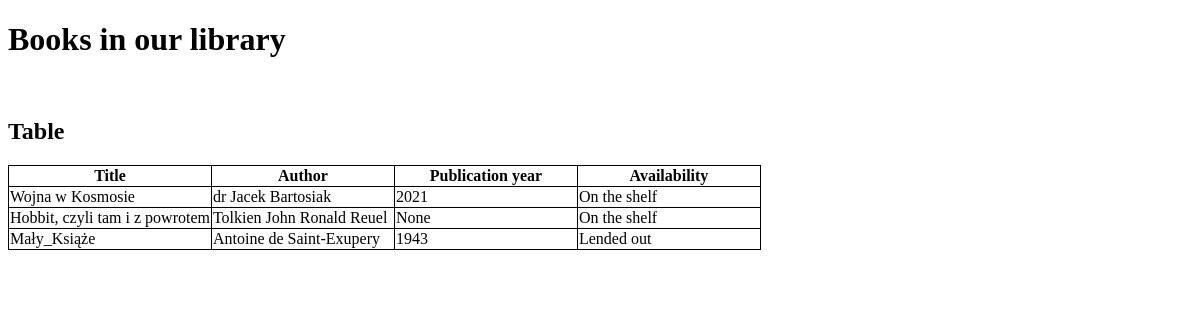
Page /books/1 on the earlier database version.
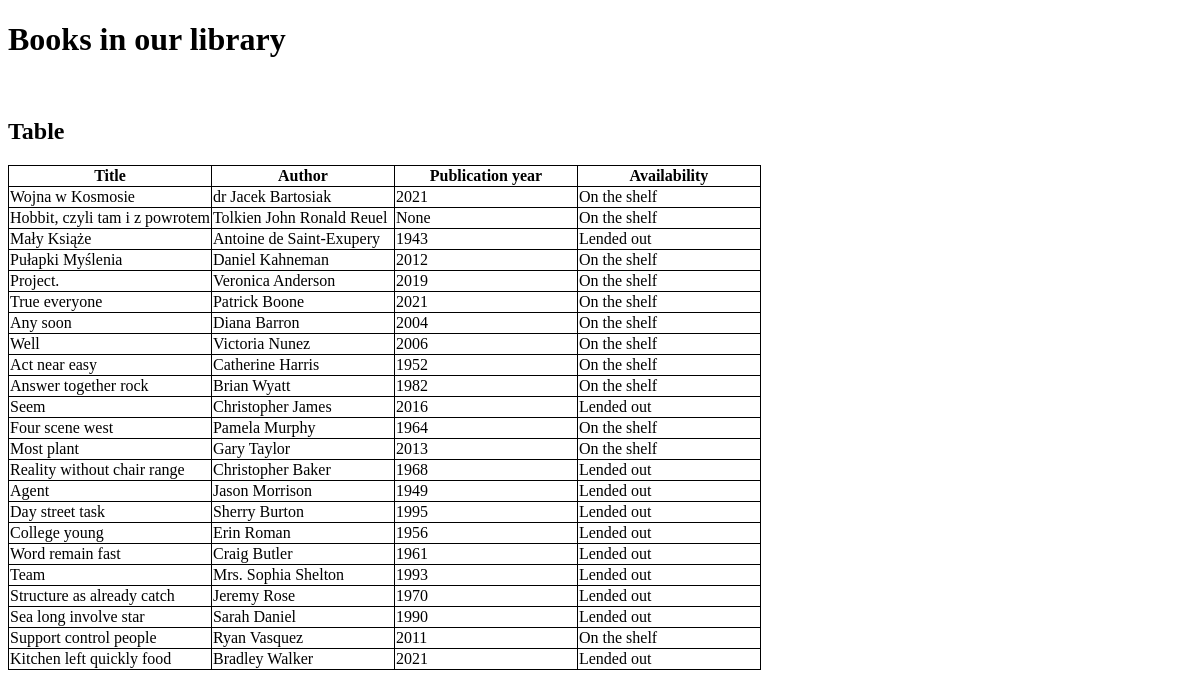
Same page on the later database version.
### books/models.py (models this page shows, shortened)
class Book(models.Model):
  title = models.CharField(max_length=255)
  description = models.TextField(max_length=1500)
  available = models.BooleanField(default=True)
  publication_year = models.SmallIntegerField(help_text="Please use this format 'yyyy'", blank=True, null=True)
  author = models.CharField(max_length=255)
  created = models.DateTimeField(auto_now_add=True)

### books/views.py (the view)
# urls.py: path('1', books_table),
def books_table(request):
  books = Book.objects.all()
  context = {'books': books}
  return render(request, 'books/books_table.html', context)

### books/templates/books/books_table.html (shortened to what this page needs)
<!DOCTYPE html>
<html lang="en">
<head>
</head>
<body>
  <h1>Books in our library</h1>
  <br>
  <h2>Table</h2>
  <table>
    <tr>
      <th>Title</th>
      <th>Author</th>
      <th>Publication year</th>
      <th>Availability</th>
    </tr>
    {% for book in books %}
      <tr class="table__row--marked">
        <td>{{ book.title }}</td>
        <td>{{ book.author }}</td>
        <td>{{ book.publication_year }}</td>
        {% if book.available == True %}
          <td>On the shelf</td>
        {% else %}
          <td>Lended out</td>
        {% endif %}
      </tr>
    {% endfor %}
  </table>
</body>
</html>

Differences in the rows shown:
changed Book "Antoine de Saint-Exupery": title "Mały_Książe" → "Mały Książe"
added Book: title "Pułapki Myślenia", author "Daniel Kahneman", publication_year "2012", available "On the shelf"
added Book: title "Project.", author "Veronica Anderson", publication_year "2019", available "On the shelf"
added Book: title "True everyone", author "Patrick Boone", publication_year "2021", available "On the shelf"
added Book: title "Any soon", author "Diana Barron", publication_year "2004", available "On the shelf"
added Book: title "Well", author "Victoria Nunez", publication_year "2006", available "On the shelf"
added Book: title "Act near easy", author "Catherine Harris", publication_year "1952", available "On the shelf"
added Book: title "Answer together rock", author "Brian Wyatt", publication_year "1982", available "On the shelf"
added Book: title "Seem", author "Christopher James", publication_year "2016", available "Lended out"
added Book: title "Four scene west", author "Pamela Murphy", publication_year "1964", available "On the shelf"
added Book: title "Most plant", author "Gary Taylor", publication_year "2013", available "On the shelf"
added Book: title "Reality without chair range", author "Christopher Baker", publication_year "1968", available "Lended out"
added Book: title "Agent", author "Jason Morrison", publication_year "1949", available "Lended out"
added Book: title "Day street task", author "Sherry Burton", publication_year "1995", available "Lended out"
added Book: title "College young", author "Erin Roman", publication_year "1956", available "Lended out"
added Book: title "Word remain fast", author "Craig Butler", publication_year "1961", available "Lended out"
added Book: title "Team", author "Mrs. Sophia Shelton", publication_year "1993", available "Lended out"
added Book: title "Structure as already catch", author "Jeremy Rose", publication_year "1970", available "Lended out"
added Book: title "Sea long involve star", author "Sarah Daniel", publication_year "1990", available "Lended out"
added Book: title "Support control people", author "Ryan Vasquez", publication_year "2011", available "On the shelf"
added Book: title "Kitchen left quickly food", author "Bradley Walker", publication_year "2021", available "Lended out"
